Frame 1 (no input): blank canvas, image omitted
Frame 60 (no input): blank canvas, image omitted
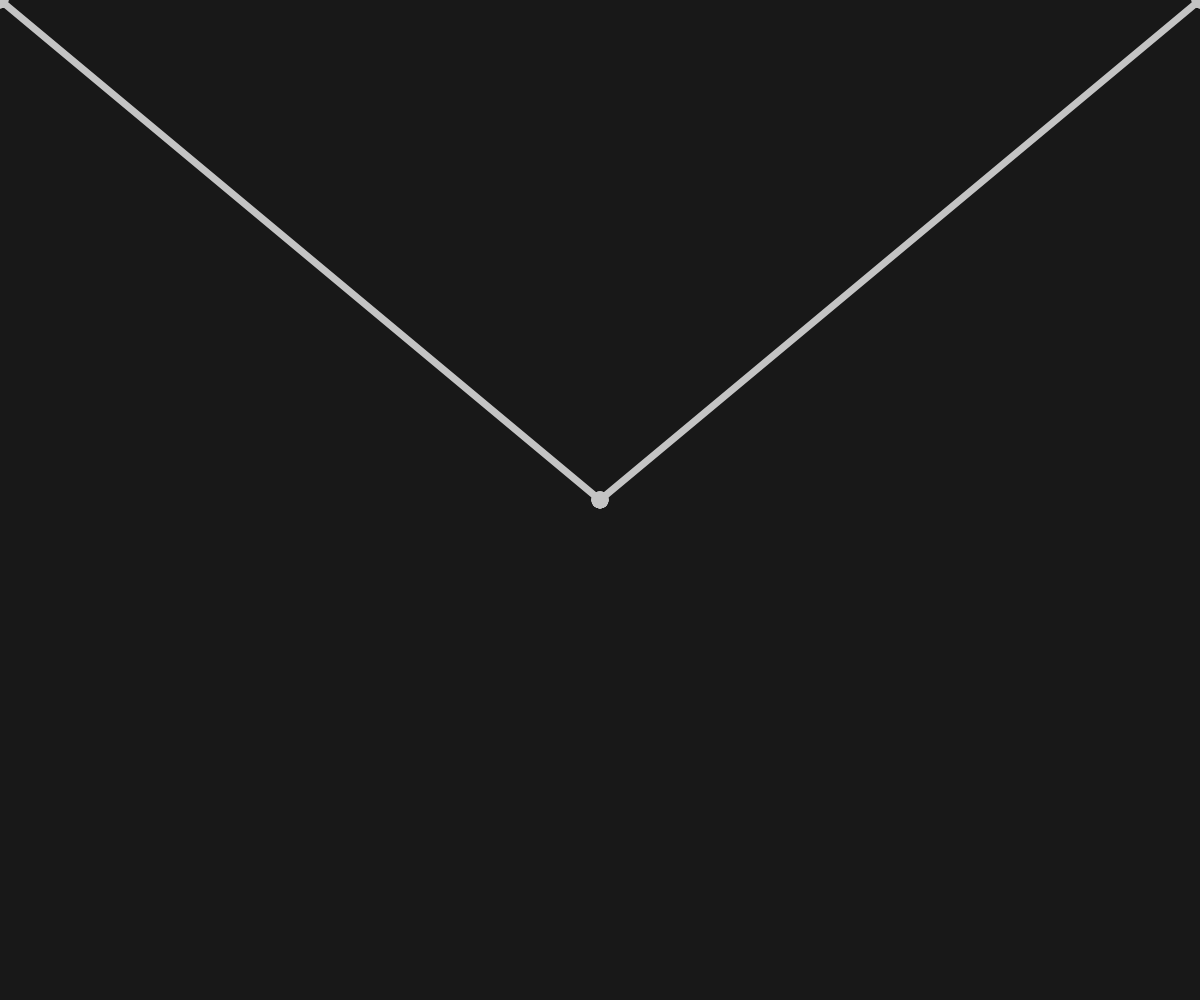
Frame 120 (the mouse pressed at the canvas centre since frame 60)

The p5.js sketch whose frames 1 and 60 were blank and that drew this single picture after the mouse press (run headless with seeded random() and noise() and a simulated clock; from frame 60 on, the mouse is pressed at the canvas centre):

// p5.js sketch
// ── sketch.js
function setup() {
    createCanvas(windowWidth, windowHeight);
    background(24);
    noFill();
    stroke(196);
}

function draw() {
    strokeWeight(frameCount % 18);
    line(pmouseX, pmouseY, mouseX, mouseY);
    line(width - pmouseX, pmouseY, width - mouseX, mouseY);
}
